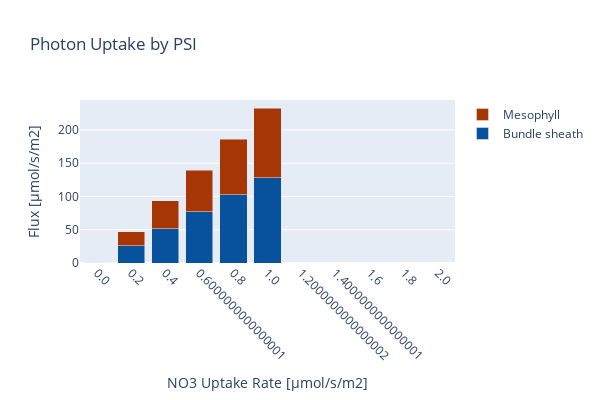

The code cell stored with this chart in its notebook:
### Code cell
create_bar_plot_met(D_fba, D_exp,
                    {'[M]_PSI_h':'Mesophyll','[B]_PSI_h': 'Bundle sheath'},'hnu_h',
                    'Photon Uptake by PSI', xaxis_title, c3_model,
                    stacked = True, save_fig=save_fig)

### Figure 1 — Plotly figure (JSON) as saved in the notebook; plotly's stock layout.template omitted (floating-point values rounded to 4 significant figures)
{"data": [{"marker": {"color": "rgb(8,81,156)"}, "name": "Bundle sheath", "type": "bar", "x": ["0.0", "0.2", "0.4", "0.6000000000000001", "0.8", "1.0", "1.2000000000000002", "1.4000000000000001", "1.6", "1.8", "2.0"], "y": [0.1616, 25.65, 51.19, 76.74, 102.3, 127.8, 0, 0, 0, 0, 0]}, {"marker": {"color": "rgb(166,54,3)"}, "name": "Mesophyll", "type": "bar", "x": ["0.0", "0.2", "0.4", "0.6000000000000001", "0.8", "1.0", "1.2000000000000002", "1.4000000000000001", "1.6", "1.8", "2.0"], "y": [0.1616, 21.11, 42.07, 63.03, 83.98, 104.9, 0, 0, 0, 0, 0]}], "layout": {"barmode": "stack", "height": 400, "margin": {"b": 100}, "title": {"text": "Photon Uptake by PSI"}, "width": 600, "xaxis": {"tickangle": 45, "title": {"text": "NO3 Uptake Rate [µmol/s/m2]"}}, "yaxis": {"autorange": true, "title": {"text": "Flux [µmol/s/m2]"}}}}
